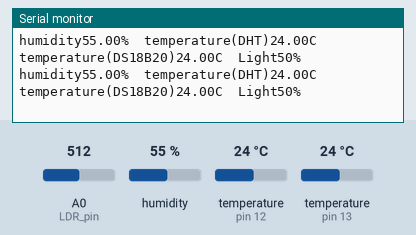
The sketch below on a simulated Arduino Uno, built with avr-gcc and run on an emulated ATmega328P. On the bench: the last lines printed to the serial monitor. The inputs (shaded band) are chosen by the test bench; at power-on: humidity 55 %, temperature (sensors on pin 12, pin 13) 24 °C, A0 (LDR_pin) = 512.

Above: at 2.3 s.
2.4 s: humidity set to 22 %
At 2.4 s:
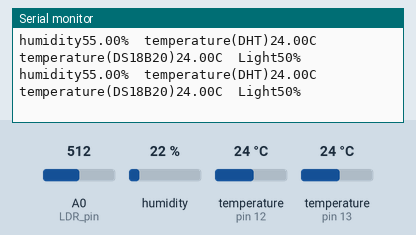
3.9 s: temperature (sensor on pin 12) set to 12 °C
At 5.1 s:
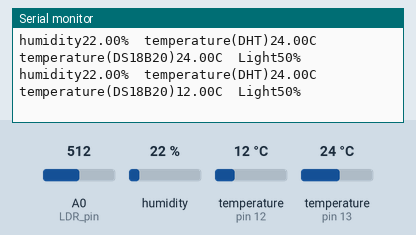
5.4 s: A0 (LDR_pin) set to 716
At 6.1 s:
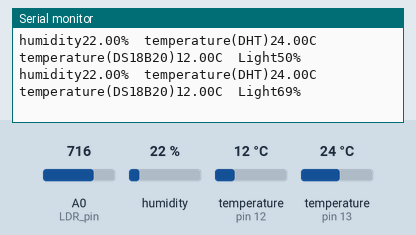
6.9 s: temperature (sensor on pin 13) set to 12 °C
At 7.6 s:
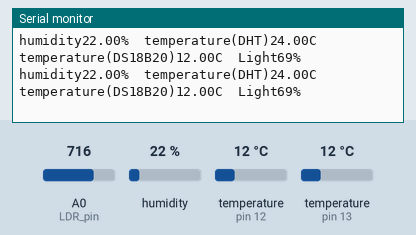
8.4 s: temperature (sensor on pin 12) set to 19 °C
At 9.7 s:
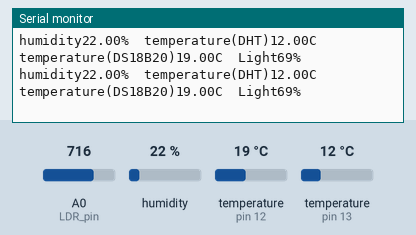
9.9 s: A0 (LDR_pin) set to 992
At 10.5 s:
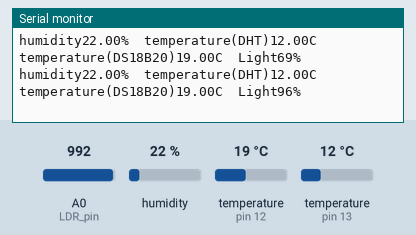
Timing chart, 0 to 12.4 s (numbered marks = the images above; inputs shaded):
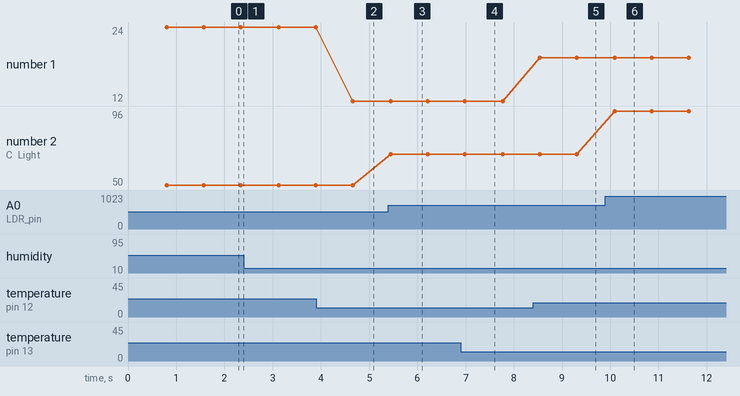

The sketch:

BoardTest.ino
```cpp
#include "DHT.h"        // including the library of DHT11 temperature and humidity sensor
#define DHTTYPE DHT11   // DHT 11
#include <OneWire.h>
#include <DallasTemperature.h>

#define ONE_WIRE_BUS 12
#define dht_pin 13
#define LDR_pin A0

OneWire oneWire(ONE_WIRE_BUS);
DHT dht(dht_pin, DHTTYPE);
DallasTemperature sensors(&oneWire);

void setup(void){
  dht.begin();
  Serial.begin(115200);
  sensors.begin();


}
void loop(){
  sensors.requestTemperatures();
  float C = sensors.getTempCByIndex(0);
  float h = dht.readHumidity();
  float t = dht.readTemperature();
  Serial.print("humidity");
  Serial.print(h);
  Serial.print("%  ");
  Serial.print("temperature(DHT)");
  Serial.print(t);
  Serial.print("C  ");
  Serial.print("temperature(DS18B20)");
  Serial.print(C);
  Serial.print("C  ");
  Serial.print("Light");
  Serial.print(map(analogRead(LDR_pin),0,1023,0,100));
  Serial.println("%");
}
```

Measured:
- after the input at 3.9 s, the serial monitor: prints a new line after 0.76 s (image 2)
- after the input at 5.4 s, the serial monitor: prints a new line after 0.05 s (image 3)
- after the input at 8.4 s, the serial monitor: prints a new line after 0.14 s (image 5)
- after the input at 9.9 s, the serial monitor: prints a new line after 0.19 s (image 6)
- plotted number 1: 24 → 12 after the input at 3.9 s, 12 → 19 after the input at 8.4 s
- plotted number 2: 50 → 69 after the input at 5.4 s, 69 → 96 after the input at 9.9 s
